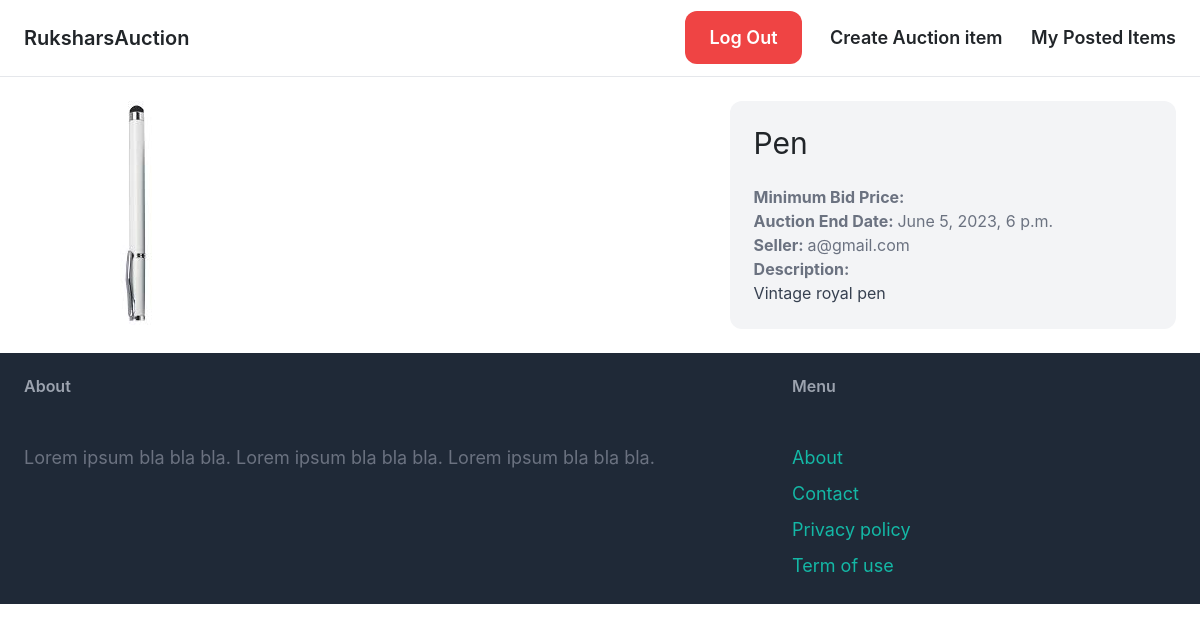
Page /items/1/ (signed in) on the committed database.
### item/models.py (models this page shows, shortened)
class Item(models.Model):
    name = models.CharField(max_length=255)
    description = models.TextField(blank=True, null=True)
    minimum_bid_price = models.FloatField()
    image = models.ImageField(upload_to='item_images',blank=True, null=True)
    is_bid_close = models.BooleanField(default=False)
    created_by = models.ForeignKey(CustomUser, related_name='items', on_delete=models.CASCADE)
    created_at = models.DateTimeField(auto_now_add=True)
    auction_end_datetime = models.DateTimeField()

### core/models.py (models this page shows, shortened)
class CustomUser(AbstractUser):
    email = models.EmailField(unique=True)
    USERNAME_FIELD = 'email'
    REQUIRED_FIELDS = ['username']

### item/views.py (the view)
# urls.py: path('<int:pk>/', views.item_detail, name='detail'),
@login_required
def item_detail(request, pk):
    item = get_object_or_404(Item, pk=pk)
    return render(request, 'item/detail.html', {
        'item': item,
    })

### item/templates/item/detail.html (shortened to what this page needs)
{% extends 'core/base.html' %}
{% block content %}
<div class="grid grid-cols-5 gap-6">
    <div class="col-span-3">
        <img src="{{ item.image.url }}" class="rounded-xl">
    </div>
    <div class="col-span-2 p-6 bg-gray-100 rounded-xl">
        <h1 class="mb-6 text-3xl">{{ item.name }}</h1>
        <p class="text-gray-500"><strong>Minimum Bid Price: </strong>{{ item.price }}</p>
        <p class="text-gray-500"><strong>Auction End Date: </strong>{{ item.auction_end_datetime }}</p>
        <p class="text-gray-500"><strong>Seller: </strong>{{ item.created_by.username }}</p>
        {% if item.description %}
            <p class="text-gray-700">
                <strong class="text-gray-500">Description:</strong><br>
                {{ item.description }}
            </p>
        {% endif %}
    </div>
</div>
{% endblock %}

### rows in the picture
Item: image (picture), name "Pen", auction_end_datetime "June 5, 2023, 6 p.m.", created_by.username "a@gmail.com", description "Vintage royal pen"
